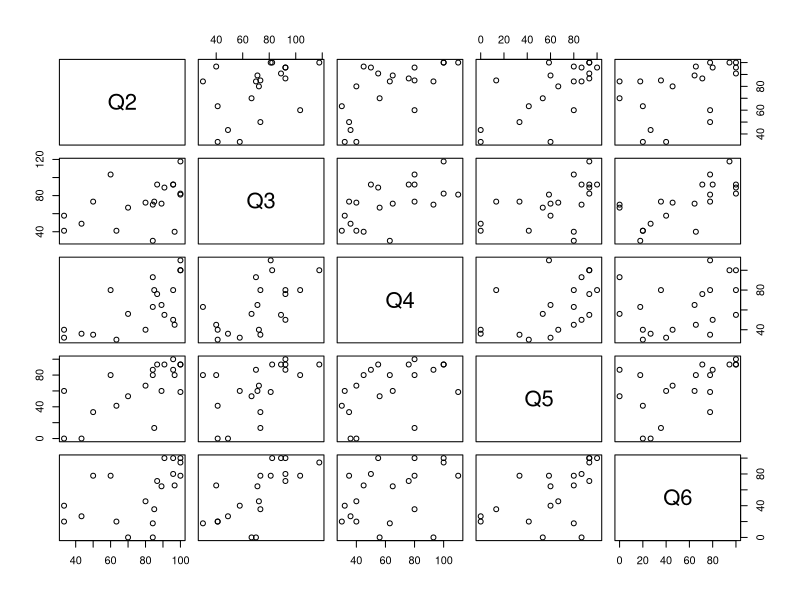
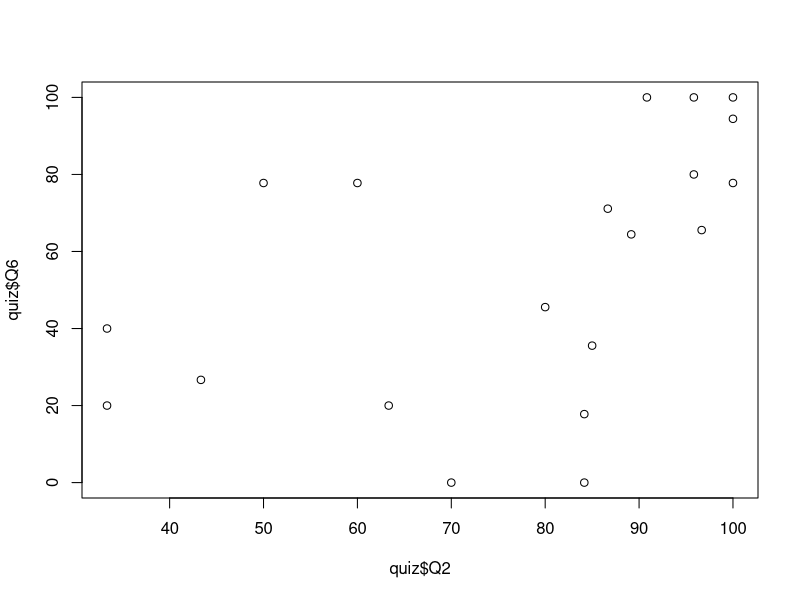
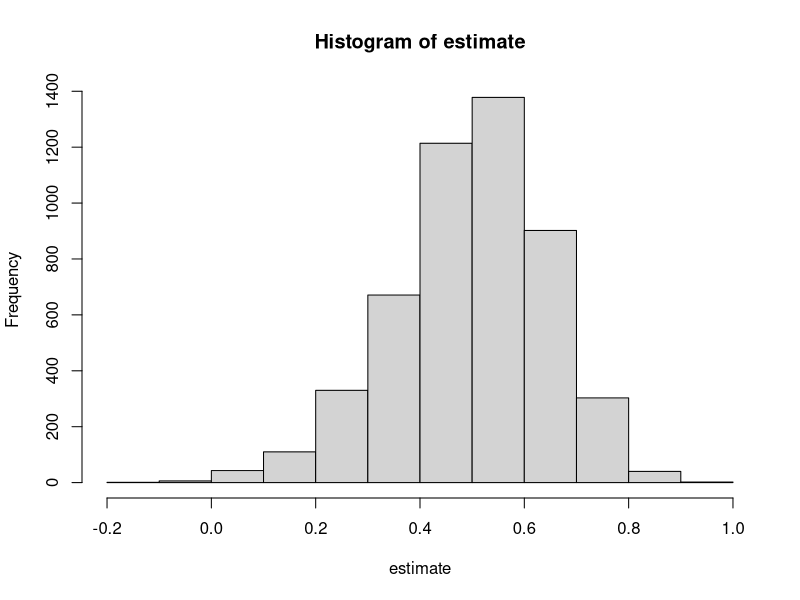

These figures' R source, in order:
## ---- chunk 1

quiz <- read.csv('quiz.csv', sep = ',')

## ---- chunk 2

plot(quiz)

## ---- chunk 3

plot(quiz$Q2,quiz$Q6)

## ---- chunk 4

cor(quiz$Q2, quiz$Q6)

## ---- chunk 5

#' The single.boot function creates a single bootstrap for a sample
#' of random vectors where each random vector contains 2 random
#' variables. Then, the correlation of that bootstrap is computed.
#'
#' @param x The first of 2 random variables in each random vector.
#' @param y The second of 2 random variables in each random vector.
#'
#' @return The sample correlation of the bootstrap. 

single.boot<-function(x, y){
  
  indicies <- sample(length(x), replace=TRUE)
  
  boot.corr <- cor(x[indicies], y[indicies])
  
  return(boot.corr)
  
}

#single.boot(quiz$Q2, quiz$Q6)

## ---- chunk 6

#' The bootstrap.cor function computes multiple sample correlations
#' from multiple bootstrap samples generated using the function
#' single.boot.
#'
#' @param x The first of 2 random variables in each random vector.
#' @param y The second of 2 random variables in each random vector.
#' @param B The number of bootstrap samples to generate.
#'
#' @return B bootstrap estimates of the Pearson correlation.

bootstrap.cor <- function(x, y, B = 2000){
  
correlation <- replicate(B, single.boot(x, y))

return(correlation)

}

#bootstrap.cor(quiz$Q2, quiz$Q6)

## ---- chunk 7

set.seed(0)

estimate <- bootstrap.cor(x = quiz$Q2, y = quiz$Q6, B = 5000)

hist(estimate)

## ---- chunk 8

quantile(estimate, c(0.025,0.975))

test <- cor.test(x = quiz$Q2, y = quiz$Q6, conf.level = 0.95)

test$conf

## ---- chunk 9

cov.mat <- cov(quiz)

cov.mat

cov.mat[1, 2]

cov(quiz$Q2, quiz$Q3)

## ---- chunk 10

eigen.vals <- eigen(cov.mat)$values

eigen.vals

## ---- chunk 11

sum(eigen.vals)
sum(diag(cov.mat))

## ---- chunk 12

eigen.vals[1]/sum(eigen.vals)

## ---- chunk 13

#' The bootstrap.eigenratio.single function creates a single
#' bootstrap for a sample of random vectors. Then, the eigenratio of
#' that bootstrap is computed.
#'
#' @param mat The data frame containing a sample of random vectors.
#'
#' @return The sample eigenratio of the bootstrap.

bootstrap.eigenratio.single <- function(mat){
 
  boot.mat <- mat[sample(1:nrow(mat), replace = TRUE), ]
  
  cov.mat <- cov(boot.mat)
  
  eigen.vals <- eigen(cov.mat)$values
  
  ratio.single <- eigen.vals[1]/sum(eigen.vals)
  
  return(ratio.single)
   
}


## ---- chunk 14

#' The bootstrap.cor function computes multiple sample eigenratios
#' from multiple bootstrap samples generated using the function
#' bootstrap.eigenratio.single.
#'
#' @param mat The data frame containing a sample of random vectors.
#' @param B The number of bootstrap samples to generate.
#'
#' @return B bootstrap estimates of the eigenratio.

bootstrap.eigenratio <- function(mat, B = 2000){
  
ratio.multiple <- replicate(B, bootstrap.eigenratio.single(mat))

return(ratio.multiple)

}

#bootstrap.eigenratio(quiz)

## ---- chunk 15

set.seed(0)

estimate <- bootstrap.eigenratio(mat = quiz, B = 5000)

## ---- chunk 16

quantile(estimate, c(0.025,0.975))

